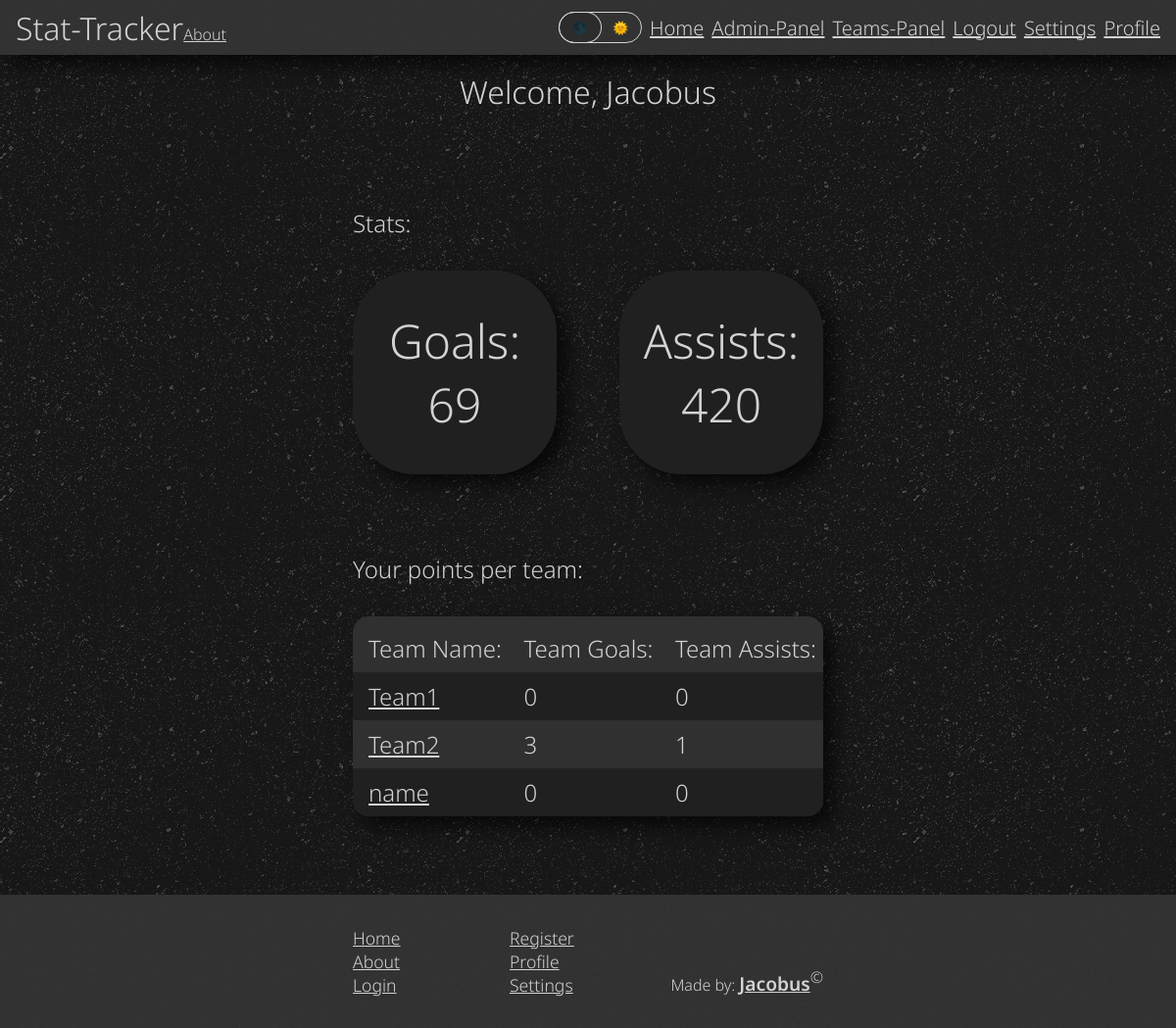
The app's page /pages/home.php (signed in) with its own data.
### tables this page shows
CREATE TABLE `users` (
  `id` int(11) NOT NULL,
  `name` varchar(40) NOT NULL,
  `email` varchar(255) NOT NULL,
  `password` varchar(255) NOT NULL,
  `goals` int(32) NOT NULL DEFAULT 0,
  `assists` int(32) NOT NULL DEFAULT 0,
  `login_token` varchar(255) DEFAULT NULL,
  `admin` int(11) NOT NULL DEFAULT 0
);

CREATE TABLE `teams` (
  `id` int(11) NOT NULL,
  `name` varchar(255) NOT NULL,
  `players` longtext DEFAULT NULL,
  `team_goals` int(11) NOT NULL DEFAULT 0,
  `team_assists` int(11) NOT NULL DEFAULT 0
);

### php/user.php (called while the page is built, shortened)
<?php
class User{
    public $conn;
    public function __construct() {
        $this->conn = $conn;
        if($this->checkLoggedIn() == 0){
            $this->setUserData();
        }
    }
    private function setUserData() {
        $stmt = $this->conn->prepare("SELECT * FROM users WHERE id=?");
        $stmt->execute([$_SESSION["id"]]);
        $data = $stmt->fetchAll(PDO::FETCH_ASSOC);
        $this->id = $data[0]["id"];
        $this->name = $data[0]["name"];
        $this->goals = $data[0]["goals"];
        $this->assists = $data[0]["assists"];
    }
    public function checkLoggedIn() {
        if(isset($_SESSION["id"])) {
            return 0;
        } else {
            return 1;
        }
    }
    public function getTeams(){
        $query = "([^0-9])(".$_SESSION["id"].")([^0-9])";
        $stmt = $this->conn->prepare("SELECT * FROM teams WHERE players REGEXP '$query'");
        $stmt->execute();
        $data = $stmt->fetchAll(PDO::FETCH_ASSOC);
        return $data;
    }
}
?>

### pages/home.php (the view, shortened to what this page needs)
<?php
    require_once "../php/user.php";
    $user = new User();
    $user->protectPage();
?>
<!DOCTYPE html>
<html lang="en">
<head>
    <link rel="stylesheet" href="../styles/main.css">
    <link rel="stylesheet" href="../styles/stats.css">
    <link rel="stylesheet" href="../styles/teams.css">
</head>
<body>
    <?php require_once("header.php"); ?>
    <div class="center welcome">
        <p>Welcome, <?php print($user->name);?></p>
    </div>
    <div class="center">
        <div class="stat-wrapper">
            <p class="stat-title">Stats:</p>
            <div class="stat-card shadow" data-tilt data-tilt-glare data-tilt-max-glare="0.1">
                <p class="stat-card-counter-text">Goals:</p>
                <p class="stat-card-counter-number"><?php print($user->goals);?></p>
            </div>
            <div class="stat-card shadow" data-tilt data-tilt-glare data-tilt-max-glare="0.1">
                <p class="stat-card-counter-text">Assists:</p>
                <p class="stat-card-counter-number"><?php print($user->assists);?></p>
            </div>
        </div>
    </div>
    <div class="center">
        <div class="teams-title-wrapper">
            <p class="teams-title">Your points per team:</p>
            <table class="teams-wrapper shadow">
                <tr class="team-row">
                    <th>Team Name:</th>
                    <th>Team Goals:</th>
                    <th>Team Assists:</th>
                </tr>
                <?php
                    $teams = $user->getTeams();
                    if($teams == 0){
                        echo '<tr class="team-row"><td>No Team</td><td>No Team</td><td>No Team</td>';
                    }else{
                        foreach($teams as $team){
                            $user_points = json_decode($team["players"], true);
                            echo '<tr class="team-row"><td><a href="team.php?team='.$team["id"].'">'.$team["name"].'</a></td>';
                            echo '<td>'.$user_points[$user->id]["goals"].'</td>';
                            echo '<td>'.$user_points[$user->id]["assists"].'</td>';
                        }
                    }
                ?>
            </table>
        </div>
    </div>
    <?php require_once("footer.php"); ?>
</body>
</html>

### styles/main.css (style rules this page uses)
:root { --header-color: hsl(0, 0%, 20%); --text-color: hsl(0, 0%, 83%); --background-color: hsl(0, 0%, 9%); --accent-color-1: hsl(0, 0%, 13%); --accent-color-2: hsl(0, 0%, 19%); --font: 'Noto Sans', sans-serif; --background-ashpalt-texture: url("../images/asfalt-dark.png"); }
body, html { min-height: 100vh; padding: 0; margin: 0; color: var(--text-color); background-color: var(--background-color); font-family: var(--font); font-weight: 300; display: flex; flex-direction: column; background-image: var(--background-ashpalt-texture); }
body { padding-top: 3.5rem; }
p, a, h1, h2, h3, h4, h5, h6, ul { padding: 0; margin: 0; text-decoration: none; color: inherit; }
a { text-decoration: underline; }
* { box-sizing: border-box; }
.welcome { width: 100%; font-size: 2rem; padding: 1rem 0; }
.center { display: flex; flex-direction: column; align-items: center; justify-content: center; margin-bottom: 5rem; }
.shadow { box-shadow: 10px 10px 20px 0px rgba(0, 0, 0, 0.7); }

### styles/stats.css (style rules this page uses)
.stat-wrapper { width: 40%; height: fit-content; display: grid; grid-template-columns: repeat(2, 1fr); grid-template-rows: repeat(2, fit-content()); column-gap: 4rem; }
.stat-wrapper > .stat-title { width: 100%; font-size: 1.5rem; padding-bottom: 2rem; grid-area: 1 / 1 / 2 / 3; }
.stat-card { width: 100%; aspect-ratio: 1/1; background-color: var(--accent-color-1); border-radius: 4em; font-size: 1rem; display: grid; grid-template-rows: 1fr 1fr; }
.stat-card-counter-text, .stat-card-counter-number { justify-self: center; font-size: 3em; }
.stat-card-counter-text { align-self: flex-end; }
.stat-card-counter-number { align-self: flex-start; }

### styles/teams.css (style rules this page uses)
.teams-title-wrapper { width: 40%; height: fit-content; display: flex; flex-direction: column; align-items: center; justify-content: center; }
.teams-title-wrapper > .teams-title { width: 100%; font-size: 1.5rem; padding-bottom: 2rem; }
.teams-wrapper { width: 100%; border-collapse: collapse; }
.team-row:first-child > th { padding-top: 1rem; }
.team-row:nth-child(even) > td, .team-row:nth-child(even) > th { background-color: var(--accent-color-1); }
.team-row:nth-child(odd) > td, .team-row:nth-child(odd) > th { background-color: var(--accent-color-2); }
.team-row > th,.team-row > td { text-align: left; font-size: 1.5rem; font-weight: inherit; padding: .5rem 0 .5rem 1rem; }
.teams-wrapper { border-radius: 1rem; }
.teams-wrapper tr:first-child th:first-child { border-top-left-radius: 1rem; }
.teams-wrapper tr:first-child th:last-child { border-top-right-radius: 1rem; }
.teams-wrapper tr:last-child td:first-child { border-bottom-left-radius: 1rem; }
.teams-wrapper tr:last-child td:last-child { border-bottom-right-radius: 1rem; }

### records on screen
users: name "Jacobus", goals "69", assists "420"
teams: name "Team1", players "0"
teams: name "Team2", players "3", players "1"
teams: name "name", players "0"
